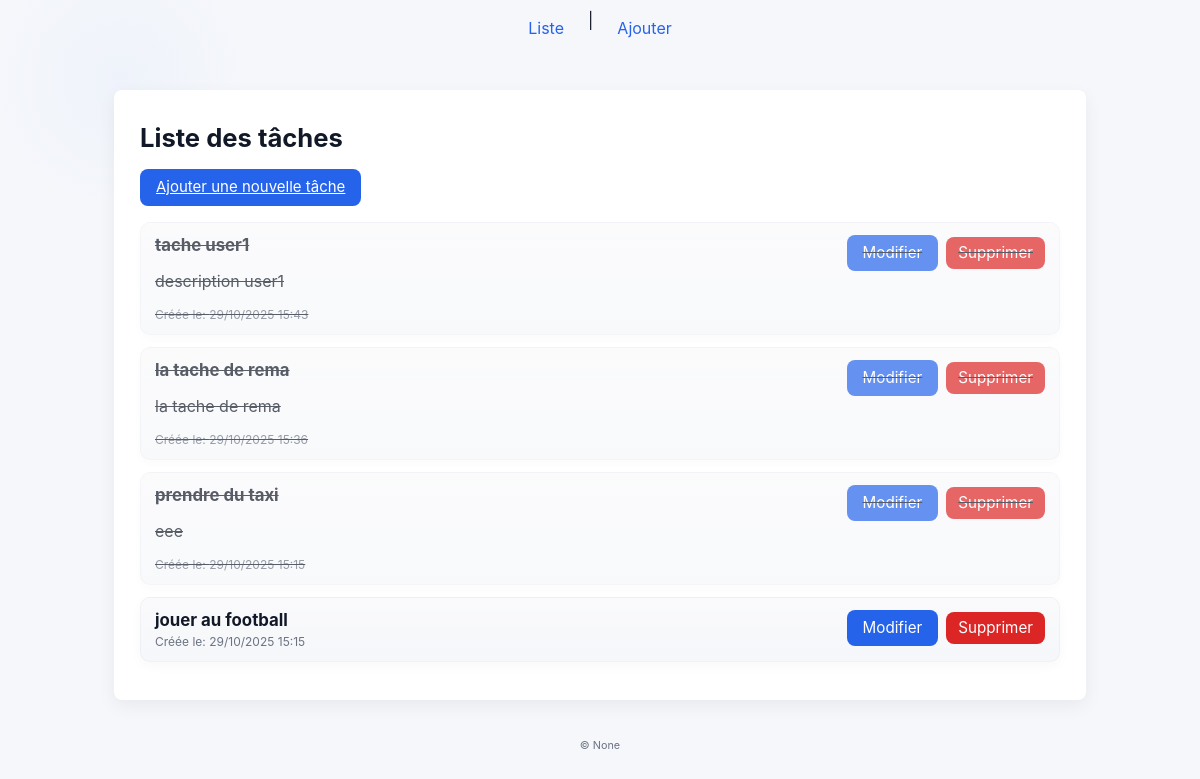
The app's page /taches/liste/ (signed in), older data.
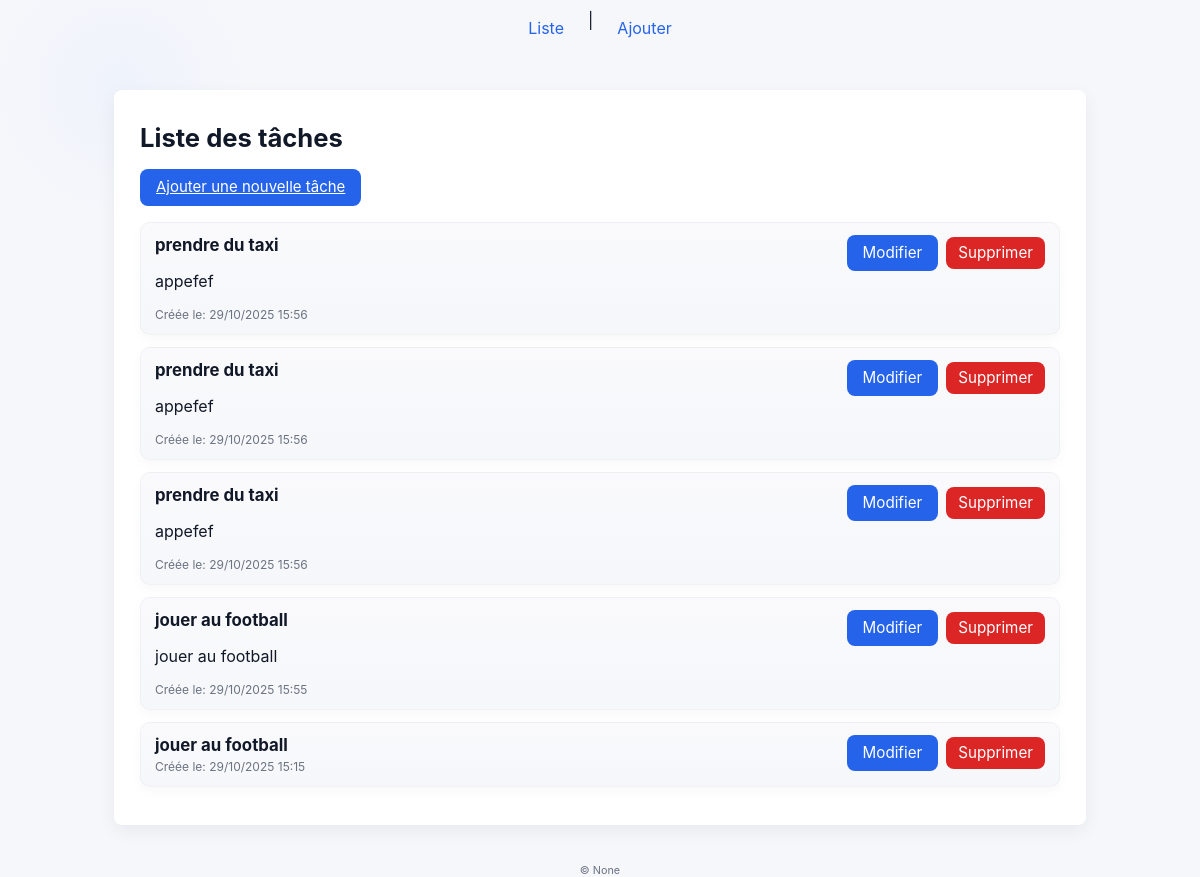
The same page, newer data.
### taches/models.py (models this page shows, shortened)
class Tache(models.Model):
	titre = models.CharField(max_length=200)
	description = models.TextField(blank=True)
	cree_le = models.DateTimeField(auto_now_add=True)
	termine = models.BooleanField(default=False)
	owner = models.ForeignKey(settings.AUTH_USER_MODEL, on_delete=models.CASCADE, related_name='taches', null=True, blank=True)

### taches/views.py (the view)
# urls.py: path("liste/", views.tache_list_html, name="liste_html"),
def tache_list_html(request):
    user = getattr(request, "user", None)
    if user and user.is_authenticated:
        if getattr(user, 'is_staff', False) or getattr(user, 'is_superuser', False):
            taches = Tache.objects.all().order_by('-cree_le')
        else:
            taches = Tache.objects.filter(owner=user).order_by('-cree_le')
    else:
        taches = Tache.objects.none()
    return render(request, 'taches/tache_liste.html', {'taches': taches})

### taches/templates/taches/tache_liste.html (shortened to what this page needs)
{% extends "taches/base.html" %}
{% block content %}
	<div class="page-header">
		<h1>Liste des tâches</h1>
		<p><a class="btn" href="{% url 'taches:ajouter' %}">Ajouter une nouvelle tâche</a></p>
	</div>
	{% if taches %}
		<ul>
			{% for t in taches %}
				<li>
					<article class="task-card {% if t.termine %}task-complete{% endif %}" aria-labelledby="tache-{{ t.pk }}">
						<div class="task-body">
							<strong id="tache-{{ t.pk }}">{{ t.titre }}</strong>
							{% if t.description %}
								<p>{{ t.description }}</p>
							{% endif %}
							<div class="meta">Créée le: {{ t.cree_le|date:"d/m/Y H:i" }}</div>
						</div>
						<div class="task-actions" role="group" aria-label="Actions pour {{ t.titre }}">
							<a class="btn" href="{% url 'taches:modifier' t.pk %}">Modifier</a>
							<a class="btn btn-danger" href="{% url 'taches:supprimer' t.pk %}">Supprimer</a>
						</div>
					</article>
				</li>
			{% endfor %}
		</ul>
	{% else %}
		<p>Aucune tâche pour l'instant.</p>
	{% endif %}
{% endblock %}

Row changes from the older to the newer data that the page shows:
removed Tache: titre "tache user1", description "description user1", cree_le "29/10/2025 15:43", termine True (drawn)
removed Tache: titre "la tache de rema", description "la tache de rema", cree_le "29/10/2025 15:36", termine True (drawn)
removed Tache: titre "prendre du taxi", description "eee", cree_le "29/10/2025 15:15", termine True (drawn)
added Tache: titre "prendre du taxi", description "appefef", cree_le "29/10/2025 15:56"
added Tache: titre "prendre du taxi", description "appefef", cree_le "29/10/2025 15:56"
added Tache: titre "prendre du taxi", description "appefef", cree_le "29/10/2025 15:56"
added Tache: titre "jouer au football", description "jouer au football", cree_le "29/10/2025 15:55"
